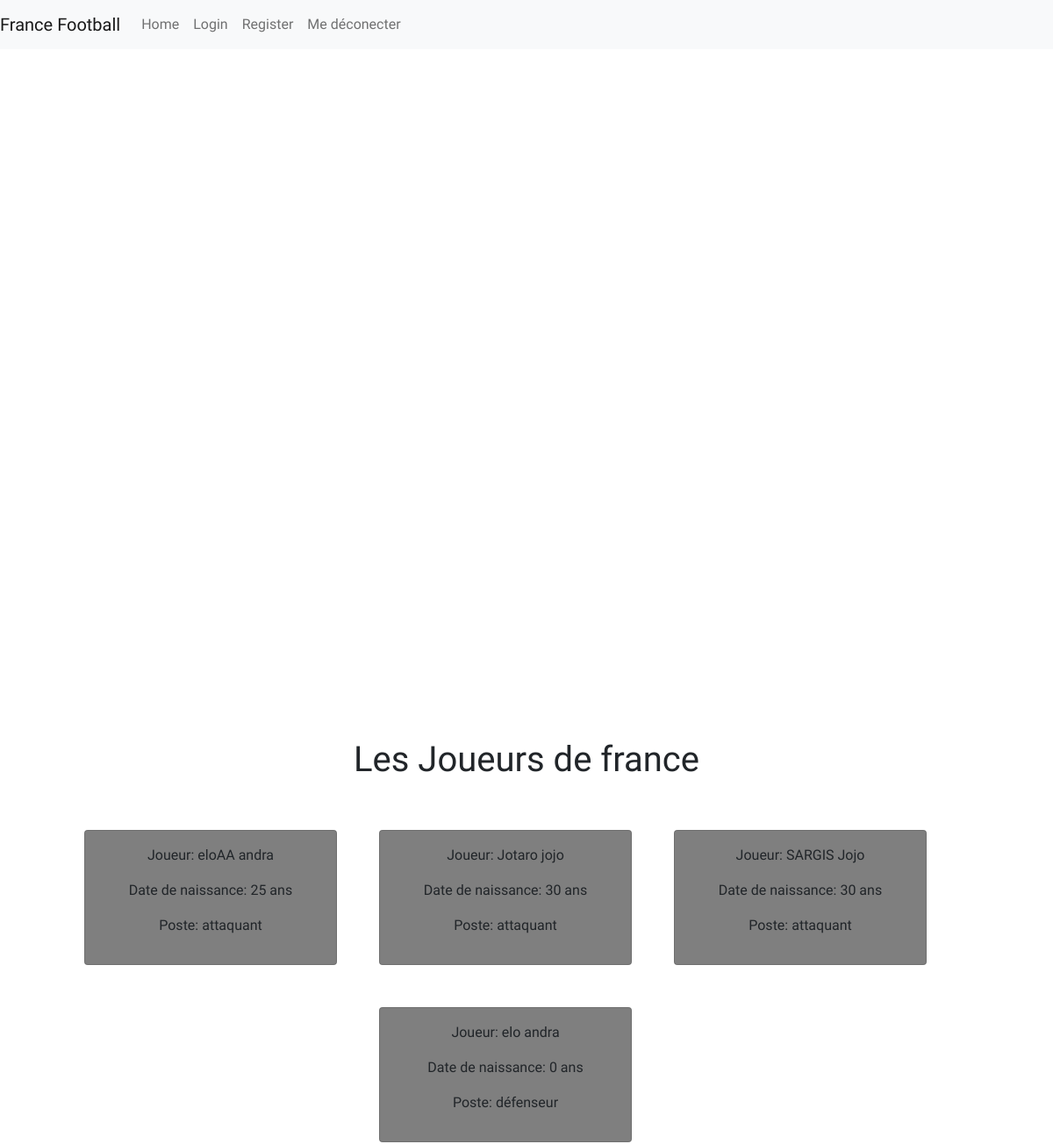
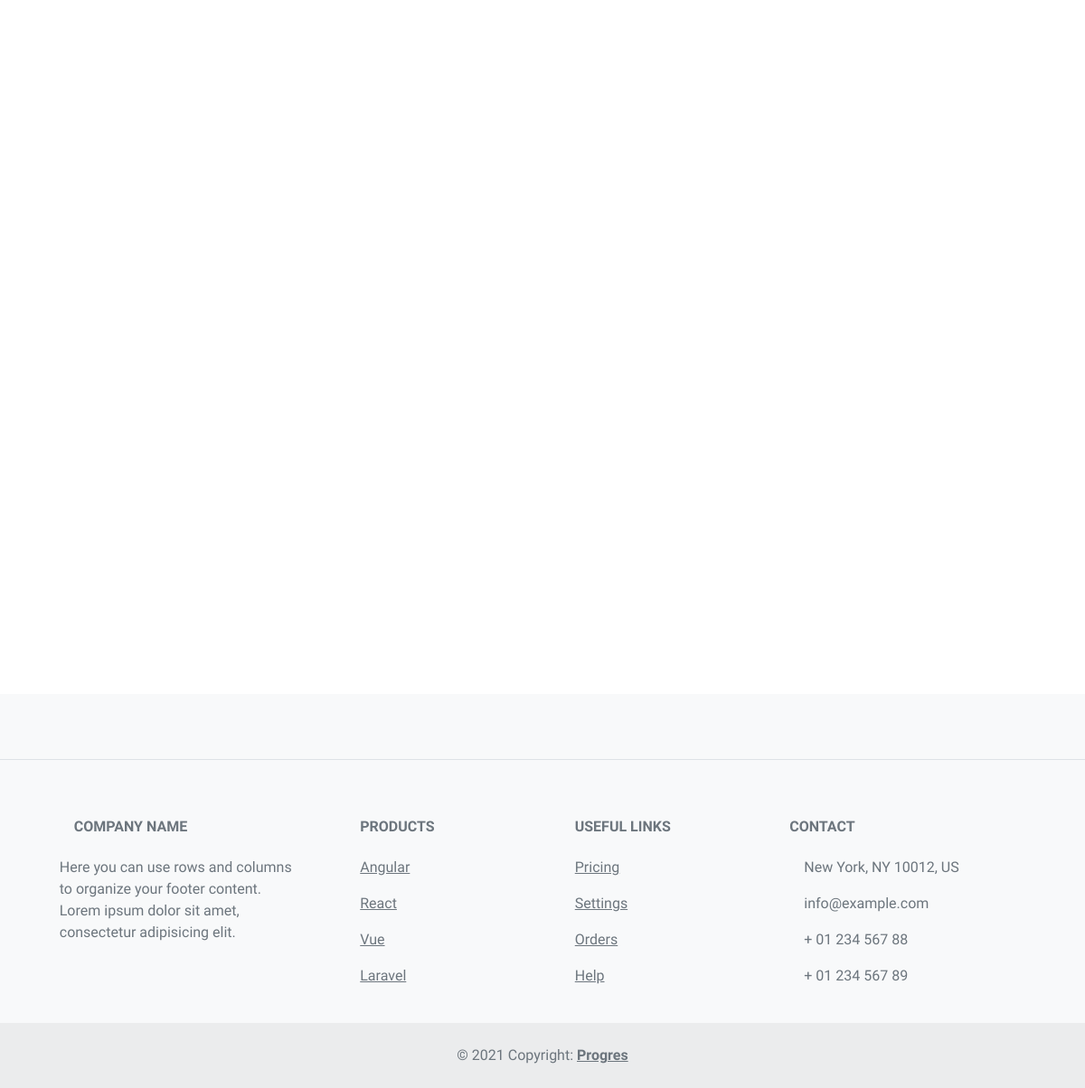
Screenshot of / (signed in) with the database file from the repository (2 pictures, top to bottom).
### tables this page shows
CREATE TABLE `team` (
  `id` int NOT NULL AUTO_INCREMENT,
  `prenom` varchar(250) DEFAULT NULL,
  `nom` varchar(250) NOT NULL,
  `date_naissance` date NOT NULL,
  `poste` varchar(250) DEFAULT NULL,
  PRIMARY KEY (`id`)
);

### functions/age-generator.php (called while the page is built)
<?php
function getAge($birth_date){
    $date1 = date_create(date("Y-m-d"));
    $date2 = date_create($birth_date);
    return date_diff($date1, $date2)->format('%y');
}
?>

### functions/display-football.php (the view, shortened to what this page needs)
<?php
function displayFootballor($reponse) {
    include "functions/age-generator.php";
    while ($donnees = $reponse->fetch())
    {
        echo '<div class="card text-center" style="width: 18rem;margin-right: 3rem; margin-top: 3rem">';
        echo ' <div class="card-body">
        <p>Joueur: '.$donnees["nom"]. ' '.$donnees["prenom"]. '</p>
        <p>Date de naissance: '.getAge($donnees["date_naissance"]).' ans</p>
        <p>Poste: '.$donnees["poste"].'</p>';
        echo "  </div>
         </div>";
    }
}
?>

### index.php (shortened to what this page needs)
<!doctype html>
<html lang="en">
<head>
    <?php include "parts/global-css.php"  ?>
</head>
<body class="text-center">
<?php
include "parts/header.php";
include "functions/display-football.php";
?>
<main class="container mt-3" style="height: 2000px">
    <h1>Les Joueurs de france</h1>
    <div class="d-flex flex-wrap justify-content-center">
    <?php
    $bdd = new PDO('mysql:host=localhost:3306;dbname=france-football;charset=utf8', 'root', 'Andranik1');
    $reponse = $bdd->query('SELECT * FROM team');
    displayFootballor($reponse)
    ?>
    </div>
</main>
<?php
include "parts/footer.php"
?>
</body>
</html>

### parts/global-css.php
<link rel="stylesheet" href="public/css/bootstrap.min.css">
<link rel="stylesheet" href="public/css/style.css">

### parts/header.php (shortened to what this page needs)
<?php
    $categories = [
        ["nom"=>"Home",
            "url"=>"index.php"
        ],
        ["nom"=>"Login",
            "url"=>"./login.php"
        ],
        ["nom"=>"Register",
            "url"=>"./register.php"
        ],
        [
            'nom'=> 'Me déconecter',
            'url'=> 'logout.php'
        ],
    ];
    include 'functions/menu-function.php'
?>
<header>
    <nav class="navbar navbar-expand-lg navbar-light bg-light">
        <a class="navbar-brand" href="index.php">France Football</a>
        <div class="collapse navbar-collapse" id="navbarNavAltMarkup">
            <div class="navbar-nav">
               <?php displayMenu($categories); ?>
            </div>
        </div>
    </nav>
</header>

### functions/menu-function.php
<?php
    function displayMenu($array){
       foreach ($array as $element){
          echo '<a class="nav-item nav-link " href="'.$element["url"].'">'.$element["nom"] .'</a>';
       }
    }
?>

### parts/footer.php (shortened to what this page needs)
<footer class="text-center text-lg-start bg-light text-muted">
    <section
        class="d-flex justify-content-center justify-content-lg-between p-4 border-bottom"
    >
        <div>
        </div>
    </section>
    <section class="">
        <div class="container text-center text-md-start mt-5">
            <div class="row mt-3">
                <div class="col-md-3 col-lg-4 col-xl-3 mx-auto mb-4">
                    <h6 class="text-uppercase fw-bold mb-4">
                        <i class="fas fa-gem me-3"></i>Company name
                    </h6>
                    <p>
                        Here you can use rows and columns to organize your footer content. Lorem ipsum
                        dolor sit amet, consectetur adipisicing elit.
                    </p>
                </div>
                <div class="col-md-2 col-lg-2 col-xl-2 mx-auto mb-4">
                    <h6 class="text-uppercase fw-bold mb-4">
                        Products
                    </h6>
                    <p>
                        <a href="#!" class="text-reset">Angular</a>
                    </p>
                    <p>
                        <a href="#!" class="text-reset">React</a>
                    </p>
                    <p>
                        <a href="#!" class="text-reset">Vue</a>
                    </p>
                    <p>
                        <a href="#!" class="text-reset">Laravel</a>
                    </p>
                </div>
                <div class="col-md-3 col-lg-2 col-xl-2 mx-auto mb-4">
                    <h6 class="text-uppercase fw-bold mb-4">
                        Useful links
                    </h6>
                    <p>
                        <a href="#!" class="text-reset">Pricing</a>
                    </p>
                    <p>
                        <a href="#!" class="text-reset">Settings</a>
                    </p>
                    <p>
                        <a href="#!" class="text-reset">Orders</a>
                    </p>
                    <p>
                        <a href="#!" class="text-reset">Help</a>
                    </p>
                </div>
                <div class="col-md-4 col-lg-3 col-xl-3 mx-auto mb-md-0 mb-4">
                    <h6 class="text-uppercase fw-bold mb-4">
                        Contact
                    </h6>
                    <p><i class="fas fa-home me-3"></i> New York, NY 10012, US</p>
                    <p>
                        info@example.com
                    </p>
                    <p><i class="fas fa-phone me-3"></i> + 01 234 567 88</p>
                    <p><i class="fas fa-print me-3"></i> + 01 234 567 89</p>
                </div>
            </div>
        </div>
    </section>
    <div class="text-center p-4" style="background-color: rgba(0, 0, 0, 0.05);">
        © 2021 Copyright:
        <a class="text-reset fw-bold" href="https://mdbootstrap.com/">Progres</a>
    </div>
</footer>

### public/css/style.css (style rules this page uses)
html,body { background-size: cover; background-repeat: no-repeat; height: 100%; font-family: 'Numans', sans-serif; }
.container { height: 100%; align-content: center; }
.card { margin-top: auto; margin-bottom: auto; width: 400px; background-color: rgba(0,0,0,0.5) !important; }

### rows the page displays
team: nom "eloAA", prenom "andra", date_naissance "25", poste "attaquant"
team: nom "Jotaro", prenom "jojo", date_naissance "30", poste "attaquant"
team: nom "SARGIS", prenom "Jojo", date_naissance "30", poste "attaquant"
team: nom "elo", prenom "andra", date_naissance "0", poste "défenseur"

### other values shown
$element["nom"] "Home"
$element["nom"] "Login"
$element["nom"] "Register"
$element["nom"] "Me déconecter"
